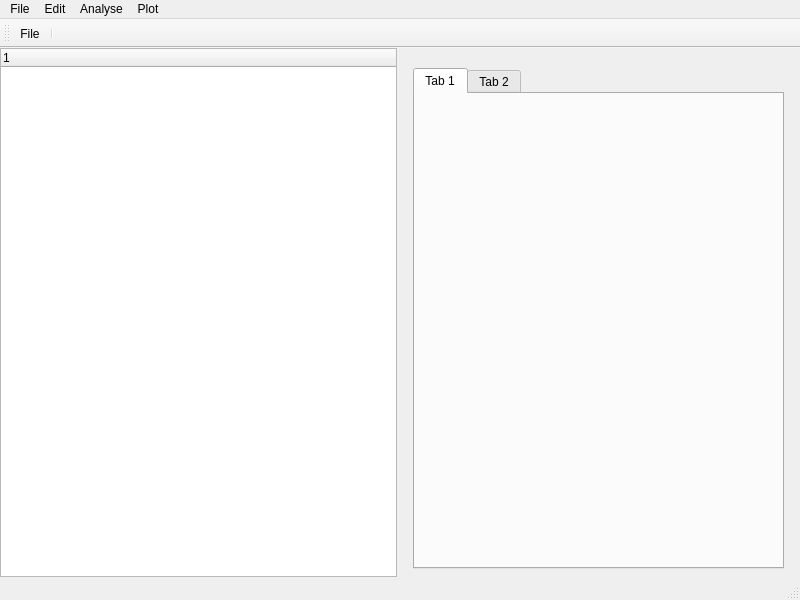
<?xml version="1.0" encoding="UTF-8"?>
<ui version="4.0">
 <class>MainWindow</class>
 <widget class="QMainWindow" name="MainWindow">
  <property name="geometry">
   <rect>
    <x>0</x>
    <y>0</y>
    <width>800</width>
    <height>600</height>
   </rect>
  </property>
  <property name="windowTitle">
   <string>Cell Migration</string>
  </property>
  <widget class="QWidget" name="centralwidget">
   <widget class="QWidget" name="horizontalLayoutWidget">
    <property name="geometry">
     <rect>
      <x>-1</x>
      <y>-1</y>
      <width>801</width>
      <height>531</height>
     </rect>
    </property>
    <layout class="QHBoxLayout" name="horizontalLayout">
     <property name="sizeConstraint">
      <enum>QLayout::SizeConstraint::SetMaximumSize</enum>
     </property>
     <property name="leftMargin">
      <number>1</number>
     </property>
     <property name="topMargin">
      <number>1</number>
     </property>
     <property name="rightMargin">
      <number>1</number>
     </property>
     <property name="bottomMargin">
      <number>1</number>
     </property>
     <item>
      <widget class="QTreeWidget" name="treeWidget">
       <property name="acceptDrops">
        <bool>true</bool>
       </property>
       <column>
        <property name="text">
         <string notr="true">1</string>
        </property>
       </column>
      </widget>
     </item>
     <item>
      <widget class="QStackedWidget" name="stackedWidget">
       <property name="currentIndex">
        <number>0</number>
       </property>
       <widget class="QWidget" name="page_3">
        <widget class="QTabWidget" name="tabWidget">
         <property name="geometry">
          <rect>
           <x>10</x>
           <y>20</y>
           <width>371</width>
           <height>501</height>
          </rect>
         </property>
         <widget class="QWidget" name="tab">
          <attribute name="title">
           <string>Tab 1</string>
          </attribute>
         </widget>
         <widget class="QWidget" name="tab_2">
          <attribute name="title">
           <string>Tab 2</string>
          </attribute>
         </widget>
        </widget>
       </widget>
       <widget class="QWidget" name="page_4">
        <widget class="QTabWidget" name="tabWidget_2">
         <property name="geometry">
          <rect>
           <x>10</x>
           <y>20</y>
           <width>371</width>
           <height>501</height>
          </rect>
         </property>
         <widget class="QWidget" name="tab_7">
          <attribute name="title">
           <string>Tab 1</string>
          </attribute>
         </widget>
         <widget class="QWidget" name="tab_8">
          <attribute name="title">
           <string>Tab 2</string>
          </attribute>
         </widget>
        </widget>
       </widget>
      </widget>
     </item>
    </layout>
   </widget>
  </widget>
  <widget class="QStatusBar" name="statusbar"/>
  <widget class="QToolBar" name="toolBar">
   <property name="acceptDrops">
    <bool>false</bool>
   </property>
   <property name="windowTitle">
    <string>toolBar</string>
   </property>
   <attribute name="toolBarArea">
    <enum>TopToolBarArea</enum>
   </attribute>
   <attribute name="toolBarBreak">
    <bool>false</bool>
   </attribute>
   <addaction name="actionFile"/>
   <addaction name="separator"/>
  </widget>
  <widget class="QMenuBar" name="menuBar">
   <property name="geometry">
    <rect>
     <x>0</x>
     <y>0</y>
     <width>800</width>
     <height>22</height>
    </rect>
   </property>
   <widget class="QMenu" name="menuFile">
    <property name="title">
     <string>File</string>
    </property>
    <addaction name="actionNew_File"/>
    <addaction name="actionOpen_File"/>
    <addaction name="separator"/>
    <addaction name="actionSave"/>
    <addaction name="actionSave_as"/>
    <addaction name="separator"/>
   </widget>
   <widget class="QMenu" name="menuEdit">
    <property name="title">
     <string>Edit</string>
    </property>
    <addaction name="actionUndo"/>
    <addaction name="actionRedo"/>
    <addaction name="separator"/>
    <addaction name="actionCut"/>
    <addaction name="actionCopy"/>
    <addaction name="actionPaste"/>
    <addaction name="actionDelete"/>
    <addaction name="actionSelect_All"/>
    <addaction name="separator"/>
   </widget>
   <widget class="QMenu" name="menuAnalyse">
    <property name="title">
     <string>Analyse</string>
    </property>
    <addaction name="actionAutocorrelation"/>
    <addaction name="actionSpeed"/>
    <addaction name="actionMSD"/>
    <addaction name="actionDirectionality_Ratio"/>
    <addaction name="separator"/>
    <addaction name="actionp_value"/>
   </widget>
   <widget class="QMenu" name="menuPlot">
    <property name="title">
     <string>Plot</string>
    </property>
    <addaction name="actionAutocorrelation_2"/>
    <addaction name="actionSpeed_2"/>
    <addaction name="actionMSD_2"/>
    <addaction name="actionDirectionality_Ratio_2"/>
    <addaction name="actionTrajectories"/>
   </widget>
   <addaction name="menuFile"/>
   <addaction name="menuEdit"/>
   <addaction name="menuAnalyse"/>
   <addaction name="menuPlot"/>
  </widget>
  <action name="actionFile">
   <property name="text">
    <string>File</string>
   </property>
   <property name="menuRole">
    <enum>QAction::MenuRole::NoRole</enum>
   </property>
  </action>
  <action name="actionNew_File">
   <property name="text">
    <string>New File</string>
   </property>
  </action>
  <action name="actionOpen_File">
   <property name="text">
    <string>Open File</string>
   </property>
  </action>
  <action name="actionSave">
   <property name="text">
    <string>Save</string>
   </property>
  </action>
  <action name="actionSave_as">
   <property name="text">
    <string>Save as</string>
   </property>
  </action>
  <action name="actionUndo">
   <property name="text">
    <string>Undo</string>
   </property>
  </action>
  <action name="actionRedo">
   <property name="text">
    <string>Redo</string>
   </property>
  </action>
  <action name="actionCut">
   <property name="text">
    <string>Cut</string>
   </property>
  </action>
  <action name="actionCopy">
   <property name="text">
    <string>Copy</string>
   </property>
  </action>
  <action name="actionPaste">
   <property name="text">
    <string>Paste</string>
   </property>
  </action>
  <action name="actionDelete">
   <property name="text">
    <string>Delete</string>
   </property>
  </action>
  <action name="actionSelect_All">
   <property name="text">
    <string>Select All</string>
   </property>
  </action>
  <action name="actionAutocorrelation">
   <property name="text">
    <string>Autocorrelation</string>
   </property>
  </action>
  <action name="actionSpeed">
   <property name="text">
    <string>Speed</string>
   </property>
  </action>
  <action name="actionMSD">
   <property name="text">
    <string>MSD </string>
   </property>
  </action>
  <action name="actionDirectionality_Ratio">
   <property name="text">
    <string>Directionality Ratio</string>
   </property>
  </action>
  <action name="actionp_value">
   <property name="text">
    <string>p-value</string>
   </property>
  </action>
  <action name="actionAutocorrelation_2">
   <property name="text">
    <string>Autocorrelation</string>
   </property>
  </action>
  <action name="actionSpeed_2">
   <property name="text">
    <string>Speed</string>
   </property>
  </action>
  <action name="actionMSD_2">
   <property name="text">
    <string>MSD</string>
   </property>
  </action>
  <action name="actionDirectionality_Ratio_2">
   <property name="text">
    <string>Directionality Ratio</string>
   </property>
  </action>
  <action name="actionTrajectories">
   <property name="text">
    <string>Trajectories</string>
   </property>
  </action>
 </widget>
 <resources/>
 <connections/>
</ui>
